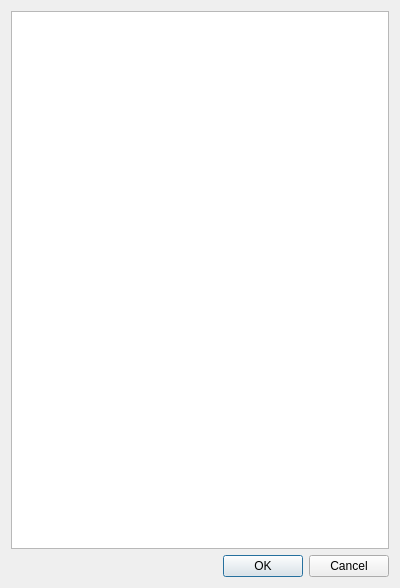
<?xml version="1.0" encoding="UTF-8"?>
<ui version="4.0">
 <class>Ingredients</class>
 <widget class="QDialog" name="Ingredients">
  <property name="geometry">
   <rect>
    <x>0</x>
    <y>0</y>
    <width>400</width>
    <height>588</height>
   </rect>
  </property>
  <property name="windowTitle">
   <string>Dialog</string>
  </property>
  <layout class="QVBoxLayout" name="verticalLayout">
   <item>
    <widget class="QListView" name="listView"/>
   </item>
   <item>
    <widget class="QDialogButtonBox" name="buttonBox">
     <property name="orientation">
      <enum>Qt::Horizontal</enum>
     </property>
     <property name="standardButtons">
      <set>QDialogButtonBox::Cancel|QDialogButtonBox::Ok</set>
     </property>
    </widget>
   </item>
  </layout>
 </widget>
 <resources/>
 <connections>
  <connection>
   <sender>buttonBox</sender>
   <signal>accepted()</signal>
   <receiver>Ingredients</receiver>
   <slot>accept()</slot>
   <hints>
    <hint type="sourcelabel">
     <x>248</x>
     <y>254</y>
    </hint>
    <hint type="destinationlabel">
     <x>157</x>
     <y>274</y>
    </hint>
   </hints>
  </connection>
  <connection>
   <sender>buttonBox</sender>
   <signal>rejected()</signal>
   <receiver>Ingredients</receiver>
   <slot>reject()</slot>
   <hints>
    <hint type="sourcelabel">
     <x>316</x>
     <y>260</y>
    </hint>
    <hint type="destinationlabel">
     <x>286</x>
     <y>274</y>
    </hint>
   </hints>
  </connection>
 </connections>
</ui>
